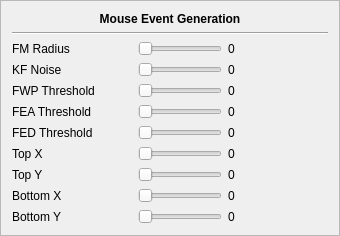
         <widget class="QFrame" name="frame_5">
          <property name="minimumSize">
           <size>
            <width>0</width>
            <height>0</height>
           </size>
          </property>
          <property name="frameShape">
           <enum>QFrame::StyledPanel</enum>
          </property>
          <property name="frameShadow">
           <enum>QFrame::Raised</enum>
          </property>
          <layout class="QVBoxLayout" name="verticalLayout_7">
           <item>
            <widget class="QLabel" name="label_9">
             <property name="maximumSize">
              <size>
               <width>16777215</width>
               <height>18</height>
              </size>
             </property>
             <property name="font">
              <font>
               <weight>75</weight>
               <bold>true</bold>
              </font>
             </property>
             <property name="text">
              <string>Mouse Event Generation</string>
             </property>
             <property name="alignment">
              <set>Qt::AlignCenter</set>
             </property>
            </widget>
           </item>
           <item>
            <widget class="Line" name="line_5">
             <property name="orientation">
              <enum>Qt::Horizontal</enum>
             </property>
            </widget>
           </item>
           <item>
            <layout class="QHBoxLayout" name="horizontalLayout_21">
             <item>
              <widget class="QLabel" name="label_10">
               <property name="minimumSize">
                <size>
                 <width>120</width>
                 <height>0</height>
                </size>
               </property>
               <property name="maximumSize">
                <size>
                 <width>120</width>
                 <height>16777215</height>
                </size>
               </property>
               <property name="text">
                <string>FM Radius</string>
               </property>
              </widget>
             </item>
             <item>
              <widget class="QSlider" name="in_fm_radius">
               <property name="maximum">
                <number>200</number>
               </property>
               <property name="orientation">
                <enum>Qt::Horizontal</enum>
               </property>
              </widget>
             </item>
             <item>
              <widget class="QLabel" name="val_fm_radius">
               <property name="minimumSize">
                <size>
                 <width>100</width>
                 <height>0</height>
                </size>
               </property>
               <property name="maximumSize">
                <size>
                 <width>100</width>
                 <height>16777215</height>
                </size>
               </property>
               <property name="text">
                <string>0</string>
               </property>
              </widget>
             </item>
            </layout>
           </item>
           <item>
            <layout class="QHBoxLayout" name="horizontalLayout_22">
             <item>
              <widget class="QLabel" name="label_11">
               <property name="minimumSize">
                <size>
                 <width>120</width>
                 <height>0</height>
                </size>
               </property>
               <property name="maximumSize">
                <size>
                 <width>120</width>
                 <height>16777215</height>
                </size>
               </property>
               <property name="text">
                <string>KF Noise</string>
               </property>
              </widget>
             </item>
             <item>
              <widget class="QSlider" name="in_kf_noise">
               <property name="minimum">
                <number>1</number>
               </property>
               <property name="maximum">
                <number>100</number>
               </property>
               <property name="pageStep">
                <number>2</number>
               </property>
               <property name="value">
                <number>1</number>
               </property>
               <property name="sliderPosition">
                <number>1</number>
               </property>
               <property name="orientation">
                <enum>Qt::Horizontal</enum>
               </property>
              </widget>
             </item>
             <item>
              <widget class="QLabel" name="val_kf_noise">
               <property name="minimumSize">
                <size>
                 <width>100</width>
                 <height>0</height>
                </size>
               </property>
               <property name="maximumSize">
                <size>
                 <width>100</width>
                 <height>16777215</height>
                </size>
               </property>
               <property name="text">
                <string>0</string>
               </property>
              </widget>
             </item>
            </layout>
           </item>
           <item>
            <layout class="QHBoxLayout" name="horizontalLayout_23">
             <item>
              <widget class="QLabel" name="label_12">
               <property name="minimumSize">
                <size>
                 <width>120</width>
                 <height>0</height>
                </size>
               </property>
               <property name="maximumSize">
                <size>
                 <width>120</width>
                 <height>16777215</height>
                </size>
               </property>
               <property name="text">
                <string>FWP Threshold</string>
               </property>
              </widget>
             </item>
             <item>
              <widget class="QSlider" name="in_fwp_th">
               <property name="maximum">
                <number>30</number>
               </property>
               <property name="orientation">
                <enum>Qt::Horizontal</enum>
               </property>
              </widget>
             </item>
             <item>
              <widget class="QLabel" name="val_fwp_th">
               <property name="minimumSize">
                <size>
                 <width>100</width>
                 <height>0</height>
                </size>
               </property>
               <property name="maximumSize">
                <size>
                 <width>100</width>
                 <height>16777215</height>
                </size>
               </property>
               <property name="text">
                <string>0</string>
               </property>
              </widget>
             </item>
            </layout>
           </item>
           <item>
            <layout class="QHBoxLayout" name="horizontalLayout_25">
             <item>
              <widget class="QLabel" name="label_21">
               <property name="minimumSize">
                <size>
                 <width>120</width>
                 <height>0</height>
                </size>
               </property>
               <property name="maximumSize">
                <size>
                 <width>120</width>
                 <height>16777215</height>
                </size>
               </property>
               <property name="text">
                <string>FEA Threshold</string>
               </property>
              </widget>
             </item>
             <item>
              <widget class="QSlider" name="in_fea_th">
               <property name="maximum">
                <number>30</number>
               </property>
               <property name="orientation">
                <enum>Qt::Horizontal</enum>
               </property>
              </widget>
             </item>
             <item>
              <widget class="QLabel" name="val_fea_th">
               <property name="minimumSize">
                <size>
                 <width>100</width>
                 <height>0</height>
                </size>
               </property>
               <property name="maximumSize">
                <size>
                 <width>100</width>
                 <height>16777215</height>
                </size>
               </property>
               <property name="text">
                <string>0</string>
               </property>
              </widget>
             </item>
            </layout>
           </item>
           <item>
            <layout class="QHBoxLayout" name="horizontalLayout_26">
             <item>
              <widget class="QLabel" name="label_22">
               <property name="minimumSize">
                <size>
                 <width>120</width>
                 <height>0</height>
                </size>
               </property>
               <property name="maximumSize">
                <size>
                 <width>120</width>
                 <height>16777215</height>
                </size>
               </property>
               <property name="text">
                <string>FED Threshold</string>
               </property>
              </widget>
             </item>
             <item>
              <widget class="QSlider" name="in_fed_th">
               <property name="maximum">
                <number>30</number>
               </property>
               <property name="orientation">
                <enum>Qt::Horizontal</enum>
               </property>
              </widget>
             </item>
             <item>
              <widget class="QLabel" name="val_fed_th">
               <property name="minimumSize">
                <size>
                 <width>100</width>
                 <height>0</height>
                </size>
               </property>
               <property name="maximumSize">
                <size>
                 <width>100</width>
                 <height>16777215</height>
                </size>
               </property>
               <property name="text">
                <string>0</string>
               </property>
              </widget>
             </item>
            </layout>
           </item>
           <item>
            <layout class="QHBoxLayout" name="horizontalLayout_27">
             <item>
              <widget class="QLabel" name="label_29">
               <property name="minimumSize">
                <size>
                 <width>120</width>
                 <height>0</height>
                </size>
               </property>
               <property name="maximumSize">
                <size>
                 <width>120</width>
                 <height>16777215</height>
                </size>
               </property>
               <property name="text">
                <string>Top X</string>
               </property>
              </widget>
             </item>
             <item>
              <widget class="QSlider" name="in_tx">
               <property name="maximum">
                <number>1000</number>
               </property>
               <property name="orientation">
                <enum>Qt::Horizontal</enum>
               </property>
              </widget>
             </item>
             <item>
              <widget class="QLabel" name="val_tx">
               <property name="minimumSize">
                <size>
                 <width>100</width>
                 <height>0</height>
                </size>
               </property>
               <property name="maximumSize">
                <size>
                 <width>100</width>
                 <height>16777215</height>
                </size>
               </property>
               <property name="text">
                <string>0</string>
               </property>
              </widget>
             </item>
            </layout>
           </item>
           <item>
            <layout class="QHBoxLayout" name="horizontalLayout_28">
             <item>
              <widget class="QLabel" name="label_35">
               <property name="minimumSize">
                <size>
                 <width>120</width>
                 <height>0</height>
                </size>
               </property>
               <property name="maximumSize">
                <size>
                 <width>120</width>
                 <height>16777215</height>
                </size>
               </property>
               <property name="text">
                <string>Top Y</string>
               </property>
              </widget>
             </item>
             <item>
              <widget class="QSlider" name="in_ty">
               <property name="maximum">
                <number>1000</number>
               </property>
               <property name="orientation">
                <enum>Qt::Horizontal</enum>
               </property>
              </widget>
             </item>
             <item>
              <widget class="QLabel" name="val_ty">
               <property name="minimumSize">
                <size>
                 <width>100</width>
                 <height>0</height>
                </size>
               </property>
               <property name="maximumSize">
                <size>
                 <width>100</width>
                 <height>16777215</height>
                </size>
               </property>
               <property name="text">
                <string>0</string>
               </property>
              </widget>
             </item>
            </layout>
           </item>
           <item>
            <layout class="QHBoxLayout" name="horizontalLayout_29">
             <item>
              <widget class="QLabel" name="label_36">
               <property name="minimumSize">
                <size>
                 <width>120</width>
                 <height>0</height>
                </size>
               </property>
               <property name="maximumSize">
                <size>
                 <width>120</width>
                 <height>16777215</height>
                </size>
               </property>
               <property name="text">
                <string>Bottom X</string>
               </property>
              </widget>
             </item>
             <item>
              <widget class="QSlider" name="in_bx">
               <property name="maximum">
                <number>1000</number>
               </property>
               <property name="orientation">
                <enum>Qt::Horizontal</enum>
               </property>
              </widget>
             </item>
             <item>
              <widget class="QLabel" name="val_bx">
               <property name="minimumSize">
                <size>
                 <width>100</width>
                 <height>0</height>
                </size>
               </property>
               <property name="maximumSize">
                <size>
                 <width>100</width>
                 <height>16777215</height>
                </size>
               </property>
               <property name="text">
                <string>0</string>
               </property>
              </widget>
             </item>
            </layout>
           </item>
           <item>
            <layout class="QHBoxLayout" name="horizontalLayout_30">
             <item>
              <widget class="QLabel" name="label_37">
               <property name="minimumSize">
                <size>
                 <width>120</width>
                 <height>0</height>
                </size>
               </property>
               <property name="maximumSize">
                <size>
                 <width>120</width>
                 <height>16777215</height>
                </size>
               </property>
               <property name="text">
                <string>Bottom Y</string>
               </property>
              </widget>
             </item>
             <item>
              <widget class="QSlider" name="in_by">
               <property name="maximum">
                <number>1000</number>
               </property>
               <property name="orientation">
                <enum>Qt::Horizontal</enum>
               </property>
              </widget>
             </item>
             <item>
              <widget class="QLabel" name="val_by">
               <property name="minimumSize">
                <size>
                 <width>100</width>
                 <height>0</height>
                </size>
               </property>
               <property name="maximumSize">
                <size>
                 <width>100</width>
                 <height>16777215</height>
                </size>
               </property>
               <property name="text">
                <string>0</string>
               </property>
              </widget>
             </item>
            </layout>
           </item>
          </layout>
         </widget>
